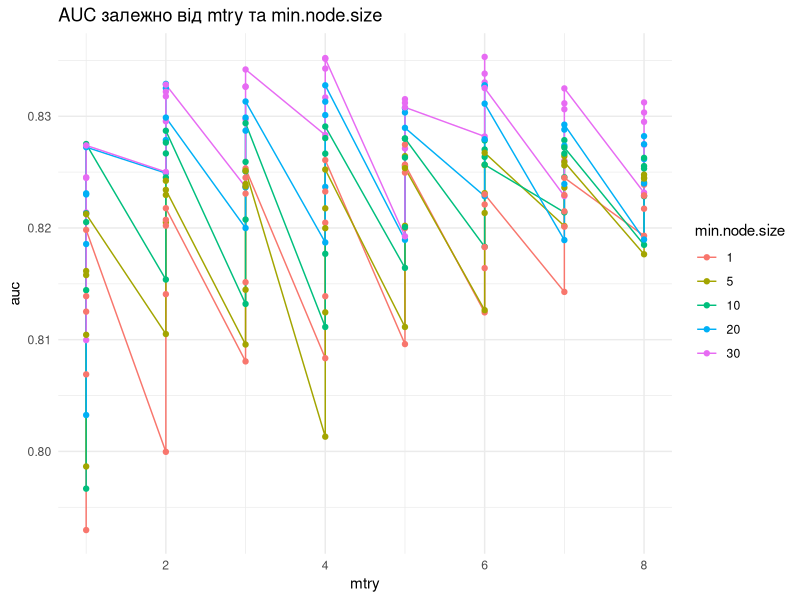
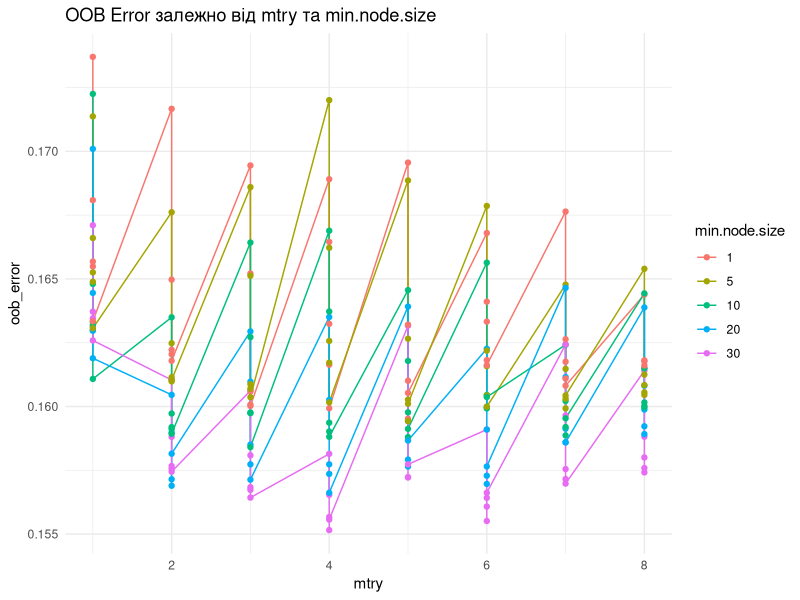
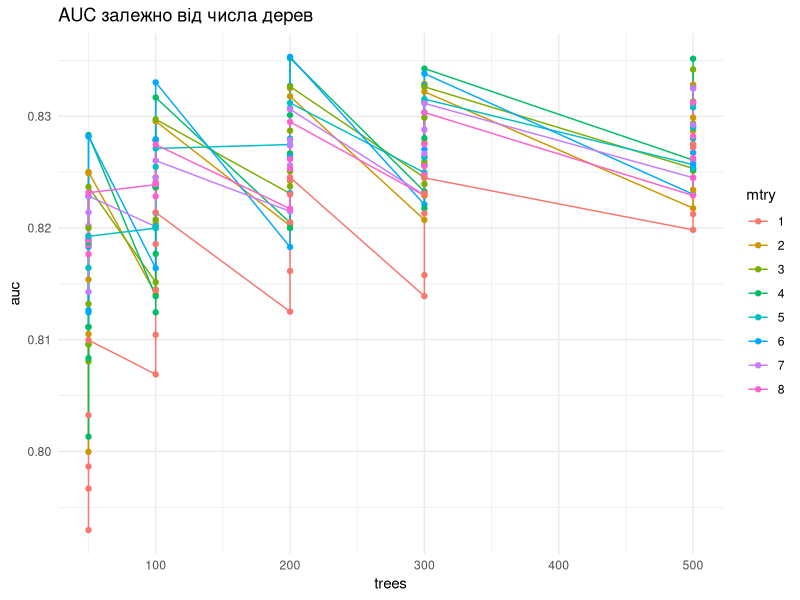

The R script that drew these images, in order:
# LAB: Random Forest — подбор min.node.size (классификация)
# Автор: Євчик Олексій

# Пакети
library(mlbench)
library(ranger)
library(pROC)
library(ggplot2)
library(dplyr)
library(purrr)
library(tibble)

# Дані
data("PimaIndiansDiabetes")
df <- PimaIndiansDiabetes
df$diabetes <- as.factor(df$diabetes)

# Параметри для дослідження
mtry_values <- c(1, 2, 3, 4, 5, 6, 7, 8)
min_node_values <- c(1, 5, 10, 20, 30)
trees_values <- c(50, 100, 200, 300, 500)

# Функція отримання OOB та AUC
evaluate_model <- function(mtry, min_node, trees) {
  
  model <- ranger(
    diabetes ~ .,
    data = df,
    mtry = mtry,
    min.node.size = min_node,
    num.trees = trees,
    probability = TRUE,
    seed = 123,
    oob.error = TRUE
  )
  
  # OOB error
  oob_error <- model$prediction.error
  
  # OOB Probabilities
  probs <- model$predictions[, "pos"]
  
  # AUC
  auc <- auc(df$diabetes, probs)
  
  tibble(
    mtry = mtry,
    min_node = min_node,
    trees = trees,
    oob_error = oob_error,
    auc = as.numeric(auc)
  )
}

# Запускаємо експеримент
results <- cross_df(list(mtry = mtry_values,
                         min_node = min_node_values,
                         trees = trees_values)) %>%
  pmap_dfr(~ evaluate_model(..1, ..2, ..3))

# -------- ГРАФІКИ ---------

# AUC vs mtry
ggplot(results, aes(x = mtry, y = auc, color = factor(min_node))) +
  geom_line() +
  geom_point() +
  labs(title = "AUC залежно від mtry та min.node.size",
       color = "min.node.size") +
  theme_minimal()

# OOB error vs mtry
ggplot(results, aes(x = mtry, y = oob_error, color = factor(min_node))) +
  geom_line() +
  geom_point() +
  labs(title = "OOB Error залежно від mtry та min.node.size",
       color = "min.node.size") +
  theme_minimal()

# AUC vs кількість дерев
ggplot(results, aes(x = trees, y = auc, color = factor(mtry))) +
  geom_line() +
  geom_point() +
  labs(title = "AUC залежно від числа дерев",
       color = "mtry") +
  theme_minimal()
